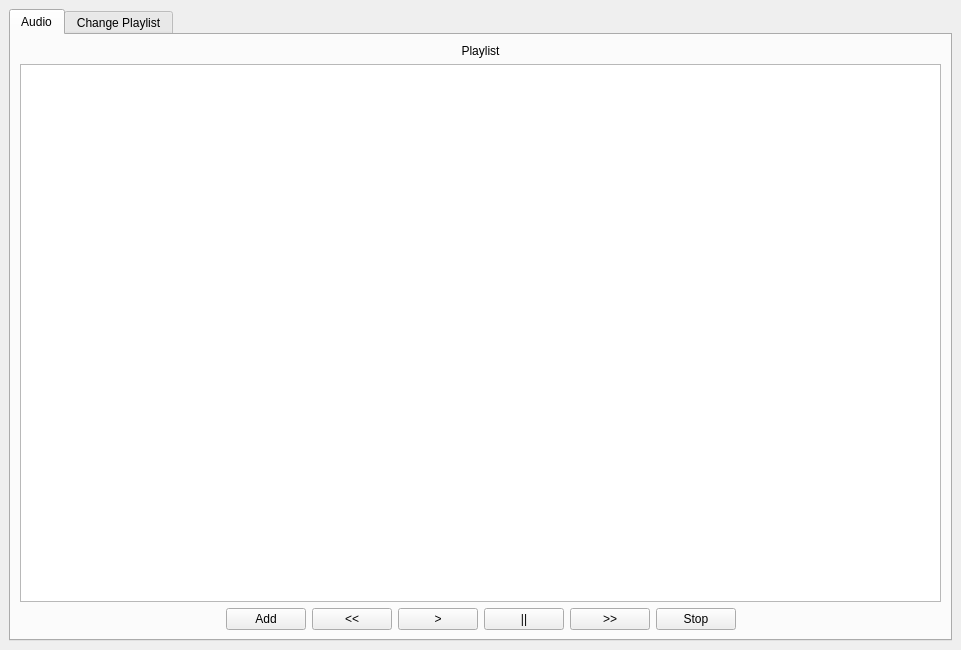
<?xml version="1.0" encoding="UTF-8"?>
<ui version="4.0">
 <class>MainWindow</class>
 <widget class="QMainWindow" name="MainWindow">
  <property name="geometry">
   <rect>
    <x>0</x>
    <y>0</y>
    <width>961</width>
    <height>650</height>
   </rect>
  </property>
  <property name="windowTitle">
   <string>MainWindow</string>
  </property>
  <widget class="QWidget" name="centralwidget">
   <layout class="QHBoxLayout" name="horizontalLayout">
    <item>
     <widget class="QTabWidget" name="PlayerNavigation">
      <property name="currentIndex">
       <number>0</number>
      </property>
      <property name="tabBarAutoHide">
       <bool>false</bool>
      </property>
      <widget class="QWidget" name="audioPage">
       <property name="sizePolicy">
        <sizepolicy hsizetype="Preferred" vsizetype="Preferred">
         <horstretch>0</horstretch>
         <verstretch>0</verstretch>
        </sizepolicy>
       </property>
       <property name="minimumSize">
        <size>
         <width>0</width>
         <height>0</height>
        </size>
       </property>
       <property name="baseSize">
        <size>
         <width>0</width>
         <height>0</height>
        </size>
       </property>
       <attribute name="title">
        <string>Audio</string>
       </attribute>
       <layout class="QGridLayout" name="gridLayout_2">
        <item row="1" column="0" colspan="3">
         <widget class="QTableView" name="playlistView"/>
        </item>
        <item row="2" column="0">
         <spacer name="horizontalSpacer">
          <property name="orientation">
           <enum>Qt::Horizontal</enum>
          </property>
          <property name="sizeHint" stdset="0">
           <size>
            <width>196</width>
            <height>20</height>
           </size>
          </property>
         </spacer>
        </item>
        <item row="2" column="1">
         <layout class="QHBoxLayout" name="horizontalLayout_2">
          <item>
           <widget class="QPushButton" name="addBtn">
            <property name="text">
             <string>Add</string>
            </property>
           </widget>
          </item>
          <item>
           <widget class="QPushButton" name="backBtn">
            <property name="text">
             <string>&lt;&lt;</string>
            </property>
           </widget>
          </item>
          <item>
           <widget class="QPushButton" name="playBtn">
            <property name="text">
             <string>&gt;</string>
            </property>
           </widget>
          </item>
          <item>
           <widget class="QPushButton" name="pauseBtn">
            <property name="text">
             <string>||</string>
            </property>
           </widget>
          </item>
          <item>
           <widget class="QPushButton" name="skipBtn">
            <property name="text">
             <string>&gt;&gt;</string>
            </property>
           </widget>
          </item>
          <item>
           <widget class="QPushButton" name="stopBtn">
            <property name="text">
             <string>Stop</string>
            </property>
           </widget>
          </item>
         </layout>
        </item>
        <item row="2" column="2">
         <spacer name="horizontalSpacer_2">
          <property name="orientation">
           <enum>Qt::Horizontal</enum>
          </property>
          <property name="sizeHint" stdset="0">
           <size>
            <width>40</width>
            <height>20</height>
           </size>
          </property>
         </spacer>
        </item>
        <item row="0" column="0" colspan="3">
         <widget class="QLabel" name="audioHeader">
          <property name="text">
           <string>Playlist</string>
          </property>
          <property name="alignment">
           <set>Qt::AlignCenter</set>
          </property>
         </widget>
        </item>
       </layout>
      </widget>
      <widget class="QWidget" name="playlistsPage">
       <property name="sizePolicy">
        <sizepolicy hsizetype="Preferred" vsizetype="Preferred">
         <horstretch>0</horstretch>
         <verstretch>0</verstretch>
        </sizepolicy>
       </property>
       <attribute name="title">
        <string>Change Playlist</string>
       </attribute>
      </widget>
     </widget>
    </item>
   </layout>
  </widget>
  <widget class="QMenuBar" name="menubar">
   <property name="geometry">
    <rect>
     <x>0</x>
     <y>0</y>
     <width>961</width>
     <height>22</height>
    </rect>
   </property>
  </widget>
 </widget>
 <resources/>
 <connections/>
</ui>
